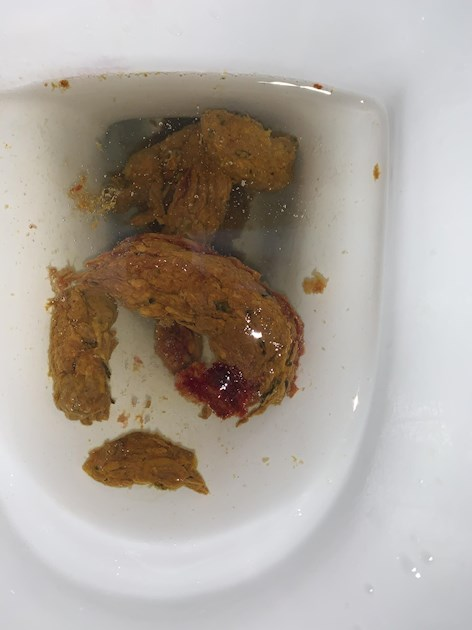
#> input picture blood1.jpg, 472 x 630 px
$ python mayo.py
#> lines starting #> are read from the running program, lines starting #| are printed output that depends on the picture; after the words box and inside, x2 and y2 are one past the last pixel; in counts of white or black regions, pixels touching at a corner belong together; long printed decimals are rounded
#일단은 혈변 부위 검출만 수행
import cv2

src = cv2.imread('blood1.jpg', cv2.IMREAD_COLOR)
#> src is the input picture: shape (630, 472, 3); mean B, G, R 156.8, 165.2, 173.6
hsv = cv2.cvtColor(src, cv2.COLOR_BGR2HSV)
#> hsv: shape (630, 472, 3); mean H, S, V 62.4, 44.7, 175.5

lower_stool = (0,80,0)
upper_stool = (120,255,120)
stool_ = cv2.inRange(hsv, lower_stool, upper_stool)
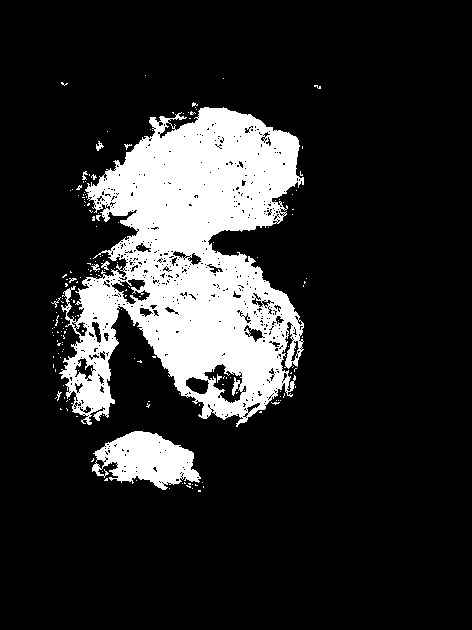
#> stool_: shape (630, 472); 16.5% white; 184 white regions (176 under 20 px), largest, box (x1, y1, x2, y2) and area: (59, 107, 304, 427) 44421, (92, 431, 201, 490) 3861, (101, 261, 110, 270) 40
whole = cv2.bitwise_and(hsv, hsv, mask = stool_)
#> whole: shape (630, 472, 3); mean H, S, V 2.3, 26, 15.2
whole = cv2.cvtColor(whole, cv2.COLOR_HSV2BGR)
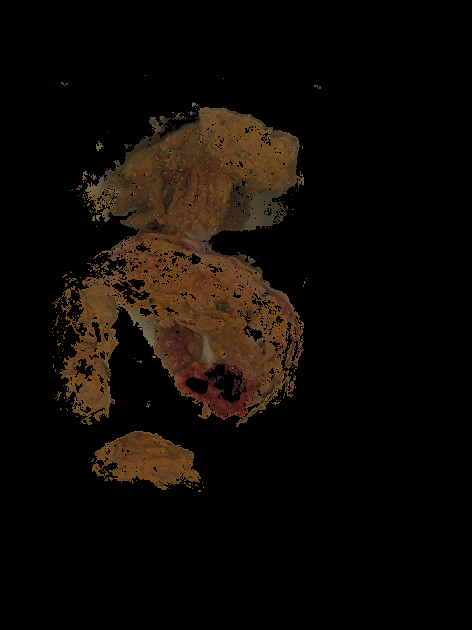
#> whole: shape (630, 472, 3); mean B, G, R 5.7, 10.1, 15.2
wholeCount = cv2.cvtColor(whole, cv2.COLOR_BGR2GRAY)
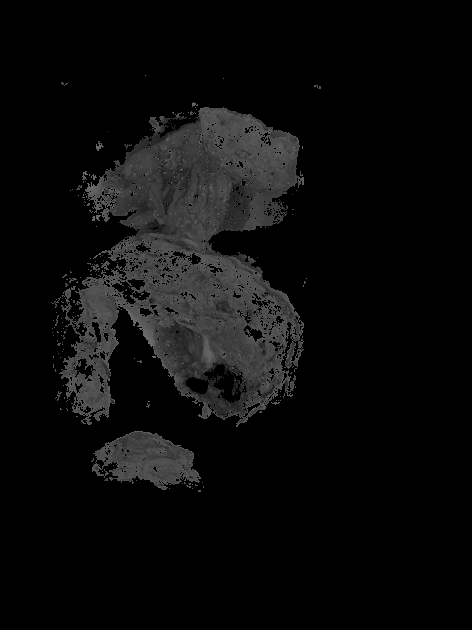
#> wholeCount: shape (630, 472); min 0, max 109, mean 11.1

lower_red = (0,70,0)
upper_red = (6,255,255)
red_ = cv2.inRange(hsv, lower_red, upper_red)
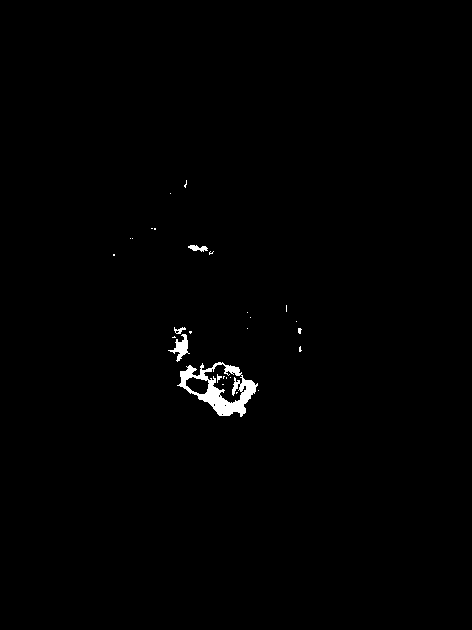
#> red_: shape (630, 472); 0.71% white; 28 white regions (23 under 20 px), largest, box (x1, y1, x2, y2) and area: (177, 362, 258, 417) 1644, (168, 334, 190, 362) 232, (188, 245, 208, 252) 83, (174, 327, 186, 334) 42, (217, 374, 222, 383) 21
blood = cv2.bitwise_and(hsv, hsv, mask = red_)
#> blood: shape (630, 472, 3); mean H, S, V 0, 1.1, 0.5
blood = cv2.cvtColor(blood, cv2.COLOR_HSV2BGR)
bloodCount = cv2.cvtColor(blood, cv2.COLOR_BGR2GRAY)

# get all non black Pixels
cntNotBlack1 = cv2.countNonZero(wholeCount)
#> cntNotBlack1 = 49027

# get all non black Pixels
cntNotBlack2 = cv2.countNonZero(bloodCount)
#> cntNotBlack2 = 2121

percentage = (cntNotBlack2 / cntNotBlack1)*100
#> percentage = 4.33

print(percentage)
#| 4.326
cv2.imshow("Original",src)
cv2.imshow("Blood", blood)
cv2.imshow("Whole", whole)
cv2.waitKey()
cv2.destroyAllWindows()
